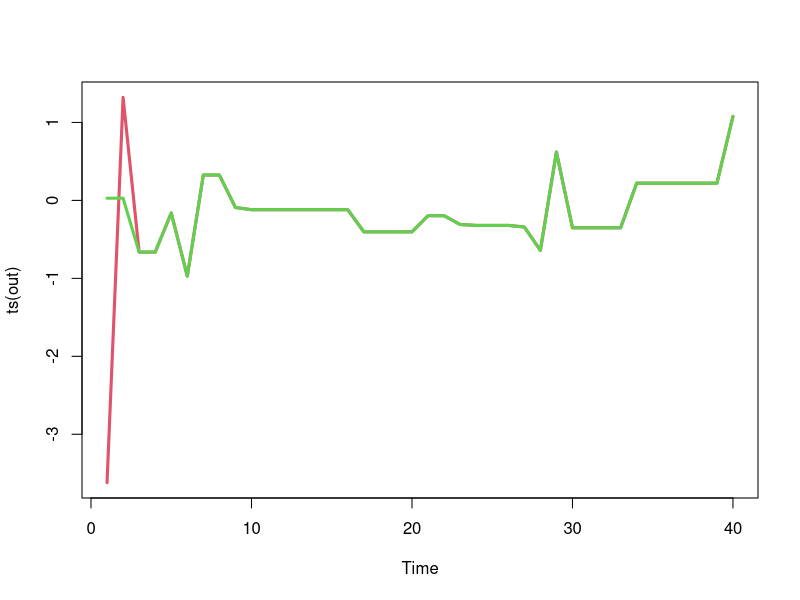
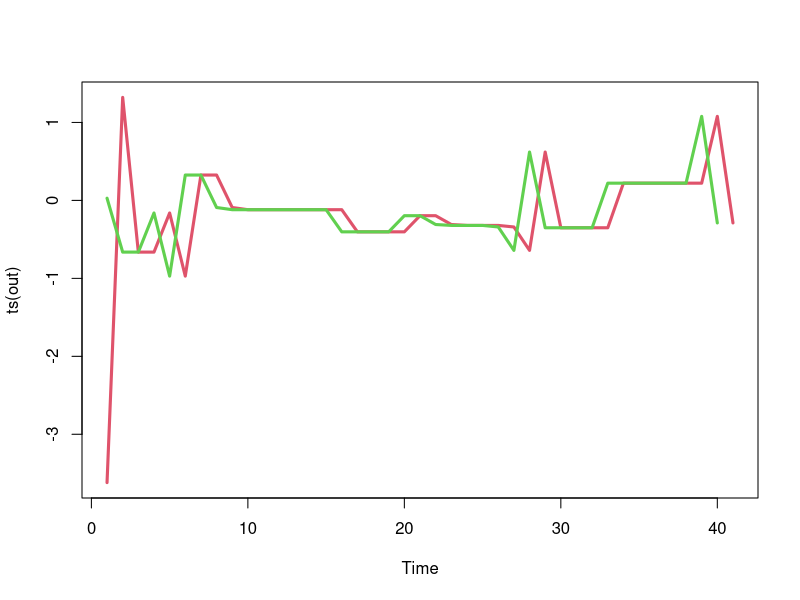
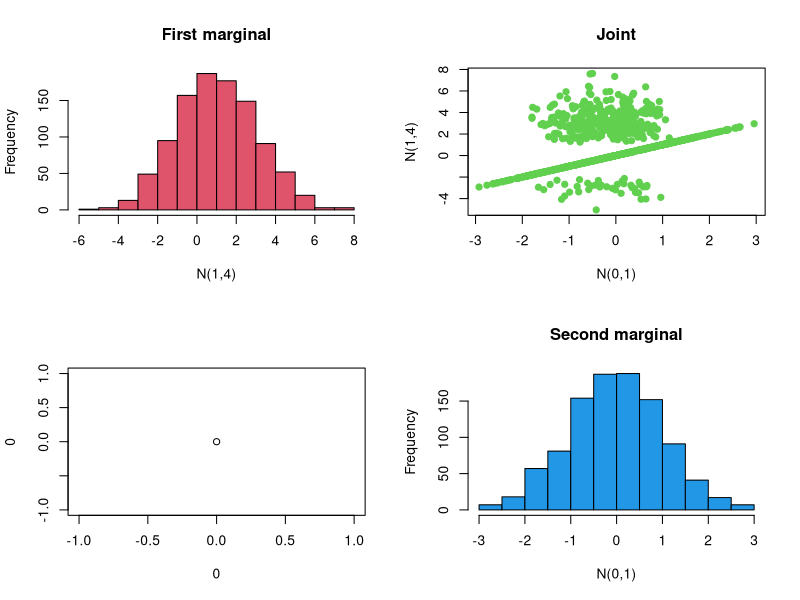
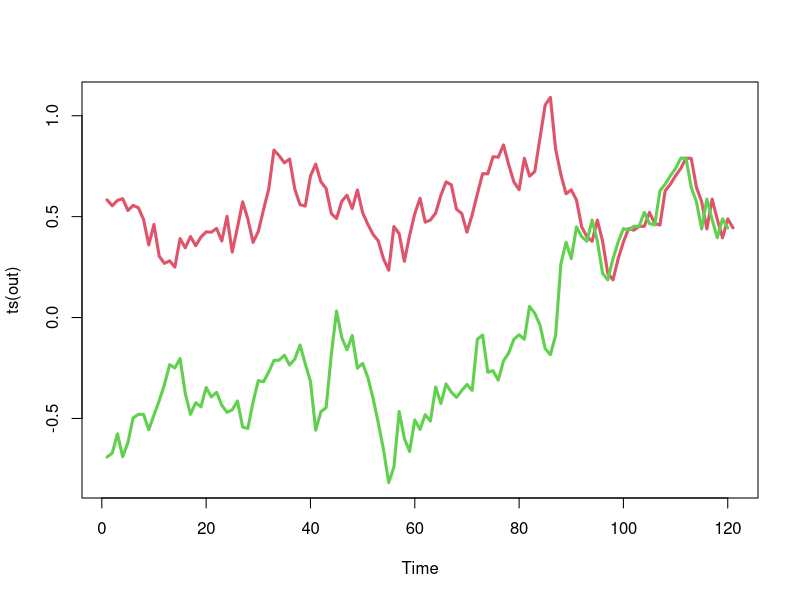

Write the R code that produced these figures, in order.
## test-code.R
## File for developing the examples


## Coupled Metropolis independence samplers

set.seed(4)
n = 40
xm = matrix(0, nrow=n, ncol=2)
x = rcauchy(2)
xm[1, ] = x
for (i in 2:n) {
  xs = rcauchy(1)
  u = runif(1)
  a = dnorm(xs, 0, 0.5)*dcauchy(x) / (
        dnorm(x, 0, 0.5)*dcauchy(xs) )
  x[u < a] = xs
  xm[i, ] = x
  }

## plot(ts(xm), plot.type="single", col=c(2,3), lwd=3)

cmis = function(n, rpi0, dpi, rq, dq) {
    xm = matrix(0, nrow=n, ncol=2)
    x = c(rpi0(), rpi0())
    xm[1, ] = x
    for (i in 2:n) {
        xs = rq()
        u = runif(1)
        a = dpi(xs)*dq(x)/(dpi(x)*dq(xs))
        x[u < a] = xs
        xm[i, ] = x
    }
    xm
}

set.seed(4)
out = cmis(
    40,
    function() rcauchy(1),
    function(x) dnorm(x,0,0.5),
    function() rcauchy(1),
    function(x) dcauchy(x))
plot(ts(out), plot.type="single", col=c(2,3), lwd=3)

cmis1 = function(n, rpi0, dpi, rq, dq) {
    xm = matrix(NA, nrow=n+1, ncol=2)
    x = c(rpi0(), rpi0()); xm[1, ] = x
    xs = rq(); u = runif(1)
    a = dpi(xs)*dq(x[1])/(dpi(x[1])*dq(xs))
    if (u < a)
        x[1] = xs
    xm[2,1] = x[1]
    for (i in 2:n) {
        xs = rq(); u = runif(1)
        a = dpi(xs)*dq(x)/(dpi(x)*dq(xs))
        x[u < a] = xs
        xm[i+1, 1] = x[1]; xm[i, 2] = x[2]
    }
    xm
}

    
set.seed(4)
out = cmis1(
    40,
    function() rcauchy(1),
    function(x) dnorm(x,0,0.5),
    function() rcauchy(1),
    function(x) dcauchy(x)
)
plot(ts(out), plot.type="single", col=c(2,3), lwd=3)


## Maximal coupling

rcouple = function(rp, dp, rq, dq) {
    x = rp()
    w = runif(1,0,dp(x))
    if (w < dq(x))
        return(c(x,x))
    else repeat {
        ys = rq()
        ws = runif(1,0,dq(ys))
        if (ws > dp(ys))
            return(c(x,ys))
        }
    }

coupled = function()
    rcouple(
        function() rnorm(1,0,1),
        function(x) dnorm(x,0,1),
        function() rnorm(1,1,2),
        function(x) dnorm(x,1,2)
        )

xm = t(sapply(1:1000, function(x) coupled()))
doPlot = function(xm) {
    op = par(mfrow=c(2,2))
    hist(xm[,2],xlab="N(1,4)",col=2, main="First marginal")
    plot(xm,pch=19,col=3,xlab="N(0,1)",ylab="N(1,4)", main="Joint")
    plot(0,0)
    hist(xm[,1],xlab="N(0,1)",col=4, main="Second marginal")
    par(op)
}

doPlot(xm)


## Coupled MH

cmh1 = function(n, rpi0, dpi, rq, dq) {
    xm = matrix(NA, nrow=n+1, ncol=2)
    x = c(rpi0(), rpi0()); xm[1, ] = x
    xs = rq(x[1]); u = runif(1)
    a = dpi(xs)*dq(xs,x[1])/(dpi(x[1])*dq(x[1],xs))
    if (u < a)
        x[1] = xs
    xm[2,1] = x[1]
    for (i in 2:n) {
        xs = rcouple(
            function() rq(x[1]), function(xp) dq(x[1],xp),
            function() rq(x[2]), function(xp) dq(x[2],xp) )
        u = runif(1)
        a = dpi(xs)*dq(xs,x)/(dpi(x)*dq(x,xs))
        x[u < a] = xs[u < a]
        xm[i+1, 1] = x[1]; xm[i, 2] = x[2]
    }
    xm
}

set.seed(3)
out = cmh1(
    120,
    function() rcauchy(1),
    function(x) dnorm(x,0,1),
    function(x) rnorm(1,x,0.1),
    function(x,xs) dnorm(xs,x,0.1)
)
plot(ts(out), plot.type="single", col=c(2,3), lwd=3)


## Coupled Gibbs








## eof

